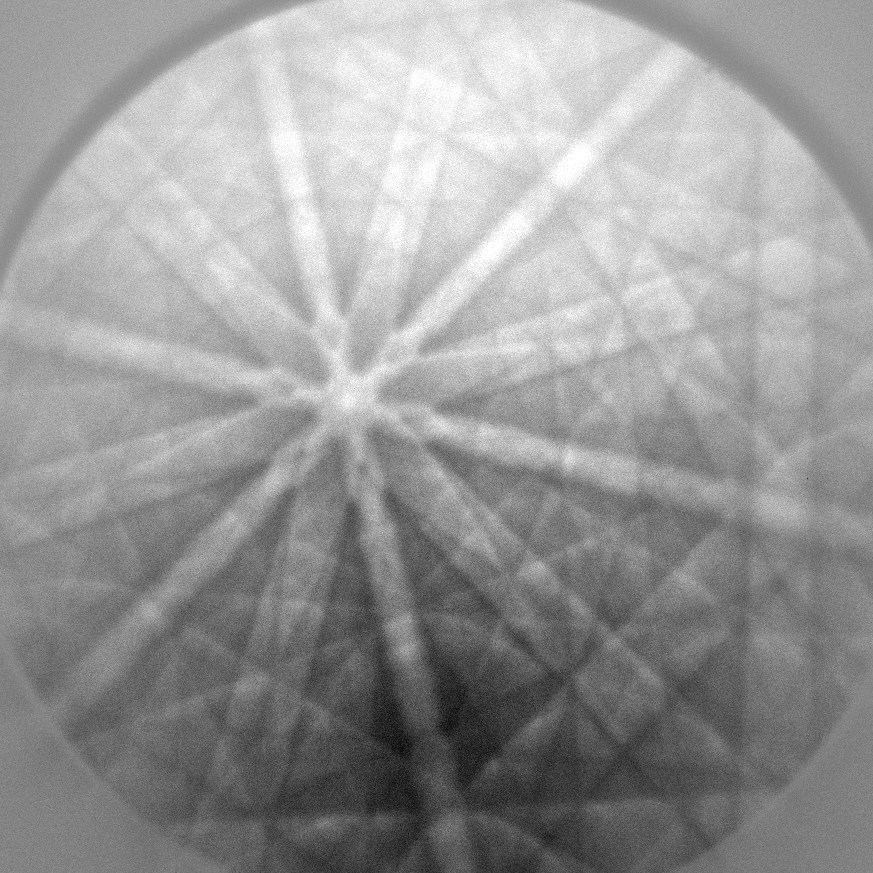
#> input picture data/small_FeAl/INITIAL_FeAl/INITIAL_x0y0.tif, 873 x 873 px, found by its file name; the run also reads 1 picture not shown here
$ python rescale_input.py
#> lines starting #> are read from the running program, lines starting #| are printed output that depends on the picture
#!/usr/bin/python3

from math import sqrt
import numpy as np

def hex_pos(size, step):
    m = int(size/step/sqrt(0.75))
    n = int(size/step)
    for j in range(m+1):
        for i in range(n-j%2+1):
            x = (i+j%2/2)*step
            y = j*sqrt(0.75)*step
            yield x, y

def read_roi(fname):
    with open(fname) as fh:
        s = np.loadtxt(fh, dtype=int, max_rows=1)
        pos = np.loadtxt(fh,  dtype=int, ndmin=2)
    return s, pos

if __name__ == "__main__":

    ref = "../data/FeAl/INITIAL_FeAl/INITIAL_x0y0.tif"
    fmt = "../data/FeAl/DEFORMED_FeAl/DEFORMED_x{x:d}y{y:d}.tif"

    dest_size = 600
    dest_ref = "../data/FeAl/INITIAL_{size}/INITIAL_x0y0.tif".format(size=dest_size)
    dest_fmt = "../data/FeAl/DEFORMED_{size}/DEFORMED_x{x:d}y{y:d}.tif"

    roi = "roi-cryst.txt"
    #roi = "roi-test.txt"

    #work = "test.txt"
    work = "def.txt"
    it = hex_pos(7000, 600) # minimal step is 60


    from PIL import Image
    im = Image.open(ref)
#> im is the input picture: PIL image 873x873 I;16; min 8880, max 65520, mean 42660.6
    new_image = im.resize((dest_size, dest_size), Image.NEAREST)
    new_image.save(dest_ref)
    for sur in it:
        x,y = sur
        x=int(x)
        y=int(y)
        im = Image.open(fmt.format(x=x, y=y))
        new_image = im.resize((dest_size, dest_size), Image.NEAREST)
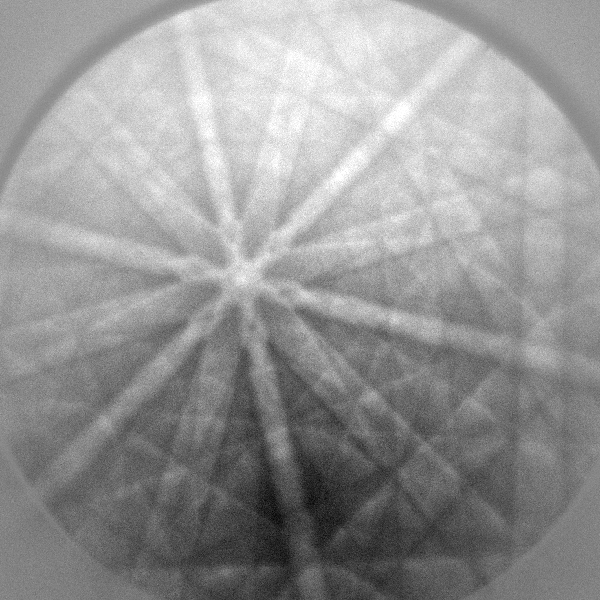
#> new_image: PIL image 600x600 I;16; min 8640, max 65520, mean 42019.3; drawn with min black and max white
#> (the run stopped early here; a loop or call above may not have finished)
